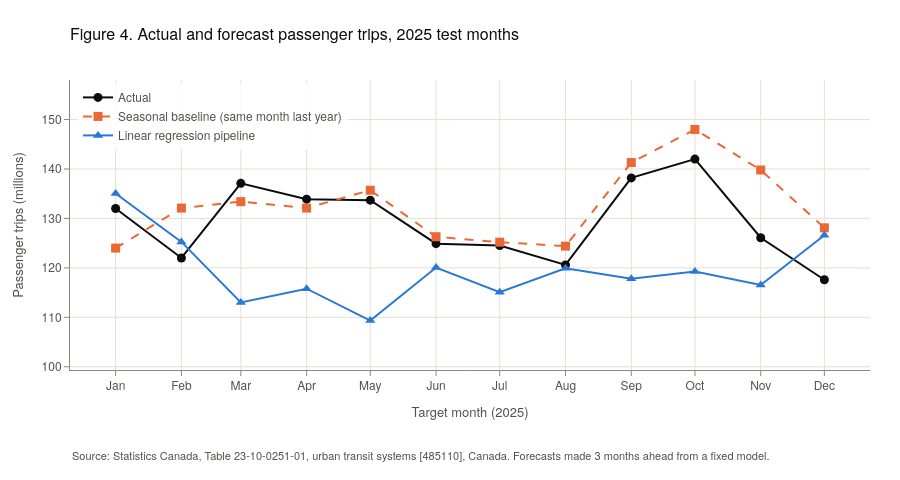

The code cell stored with this chart in its notebook:
### Markdown cell above
### Figure 4. Prediction: actual, baseline, and model ridership for the 12 test months

### Code cell
# Figure 4 and a small metric table
plot_months = pd.to_datetime(predictions["target_month"], format="%Y-%m")
series = [
    ("Actual", "actual_trips_millions", INK_PRIMARY, "solid", "circle", None),
    ("Seasonal baseline (same month last year)", "baseline_prediction", COLOR_BASELINE, "dash", "square",
     "baseline_error"),
    ("Linear regression pipeline", "model_prediction", COLOR_TRIPS, "solid", "triangle-up", "model_error"),
]

fig = go.Figure()
for label, column, color, dash, symbol, error_column in series:
    if error_column is None:
        customdata, hover = None, "Actual: %{y:.1f} million<extra></extra>"
    else:
        customdata = predictions[error_column]
        hover = f"{label}: %{{y:.1f}} million (error %{{customdata:+.1f}})<extra></extra>"
    fig.add_trace(go.Scatter(
        x=plot_months, y=predictions[column], mode="lines+markers", name=label,
        line=dict(color=color, dash=dash, width=2), marker=dict(symbol=symbol, size=9, color=color),
        customdata=customdata, hovertemplate=hover))

values = predictions[["actual_trips_millions", "baseline_prediction", "model_prediction"]]
fig.update_layout(
    title="Figure 4. Actual and forecast passenger trips, 2025 test months",
    xaxis_title="Target month (2025)", yaxis_title="Passenger trips (millions)", height=480,
    legend=dict(x=0.01, xanchor="left", y=0.99, yanchor="top"))
fig.update_xaxes(tickformat="%b", dtick="M1", hoverformat="%B %Y")
fig.update_yaxes(range=[values.min().min() - 10, values.max().max() + 10])
add_source(fig, SOURCE_TRANSIT + " Forecasts made 3 months ahead from a fixed model.")
fig.show()

print("Test-period metrics, January to December 2025 (millions of trips):")
display(metrics.round(2))

### Figure 1 — Plotly figure (JSON) as saved in the notebook; plotly's stock layout.template omitted (floating-point values rounded to 4 significant figures)
{"data": [{"hovertemplate": "Actual: %{y:.1f} million<extra></extra>", "line": {"color": "#0b0b0b", "dash": "solid", "width": 2}, "marker": {"color": "#0b0b0b", "size": 9, "symbol": "circle"}, "mode": "lines+markers", "name": "Actual", "type": "scatter", "x": ["2025-01-01T00:00:00.000000", "2025-02-01T00:00:00.000000", "2025-03-01T00:00:00.000000", "2025-04-01T00:00:00.000000", "2025-05-01T00:00:00.000000", "2025-06-01T00:00:00.000000", "2025-07-01T00:00:00.000000", "2025-08-01T00:00:00.000000", "2025-09-01T00:00:00.000000", "2025-10-01T00:00:00.000000", "2025-11-01T00:00:00.000000", "2025-12-01T00:00:00.000000"], "y": [132.0, 122.0, 137.1, 133.9, 133.7, 124.9, 124.5, 120.6, 138.2, 142.0, 126.1, 117.6]}, {"customdata": [-8.0, 10.1, -3.7, -1.8, 2.0, 1.4, 0.7, 3.8, 3.1, 6.0, 13.7, 10.5], "hovertemplate": "Seasonal baseline (same month last year): %{y:.1f} million (error %{customdata:+.1f})<extra></extra>", "line": {"color": "#eb6834", "dash": "dash", "width": 2}, "marker": {"color": "#eb6834", "size": 9, "symbol": "square"}, "mode": "lines+markers", "name": "Seasonal baseline (same month last year)", "type": "scatter", "x": ["2025-01-01T00:00:00.000000", "2025-02-01T00:00:00.000000", "2025-03-01T00:00:00.000000", "2025-04-01T00:00:00.000000", "2025-05-01T00:00:00.000000", "2025-06-01T00:00:00.000000", "2025-07-01T00:00:00.000000", "2025-08-01T00:00:00.000000", "2025-09-01T00:00:00.000000", "2025-10-01T00:00:00.000000", "2025-11-01T00:00:00.000000", "2025-12-01T00:00:00.000000"], "y": [124.0, 132.1, 133.4, 132.1, 135.7, 126.3, 125.2, 124.4, 141.3, 148.0, 139.8, 128.1]}, {"customdata": [3.053, 3.253, -24.11, -18.11, -24.36, -4.833, -9.416, -0.6853, -20.4, -22.74, -9.569, 8.984], "hovertemplate": "Linear regression pipeline: %{y:.1f} million (error %{customdata:+.1f})<extra></extra>", "line": {"color": "#2a78d6", "dash": "solid", "width": 2}, "marker": {"color": "#2a78d6", "size": 9, "symbol": "triangle-up"}, "mode": "lines+markers", "name": "Linear regression pipeline", "type": "scatter", "x": ["2025-01-01T00:00:00.000000", "2025-02-01T00:00:00.000000", "2025-03-01T00:00:00.000000", "2025-04-01T00:00:00.000000", "2025-05-01T00:00:00.000000", "2025-06-01T00:00:00.000000", "2025-07-01T00:00:00.000000", "2025-08-01T00:00:00.000000", "2025-09-01T00:00:00.000000", "2025-10-01T00:00:00.000000", "2025-11-01T00:00:00.000000", "2025-12-01T00:00:00.000000"], "y": [135.1, 125.3, 113.0, 115.8, 109.3, 120.1, 115.1, 119.9, 117.8, 119.3, 116.5, 126.6]}], "layout": {"annotations": [{"align": "left", "font": {"color": "#52514e", "size": 11}, "showarrow": false, "text": "Source: Statistics Canada, Table 23-10-0251-01, urban transit systems [485110], Canada. Forecasts made 3 months ahead from a fixed model.", "x": 0, "xanchor": "left", "xref": "paper", "y": 0, "yanchor": "top", "yref": "paper", "yshift": -75}], "height": 480, "legend": {"x": 0.01, "xanchor": "left", "y": 0.99, "yanchor": "top"}, "title": {"text": "Figure 4. Actual and forecast passenger trips, 2025 test months"}, "xaxis": {"dtick": "M1", "hoverformat": "%B %Y", "tickformat": "%b", "title": {"text": "Target month (2025)"}}, "yaxis": {"range": [99.34, 158.0], "title": {"text": "Passenger trips (millions)"}}}}
